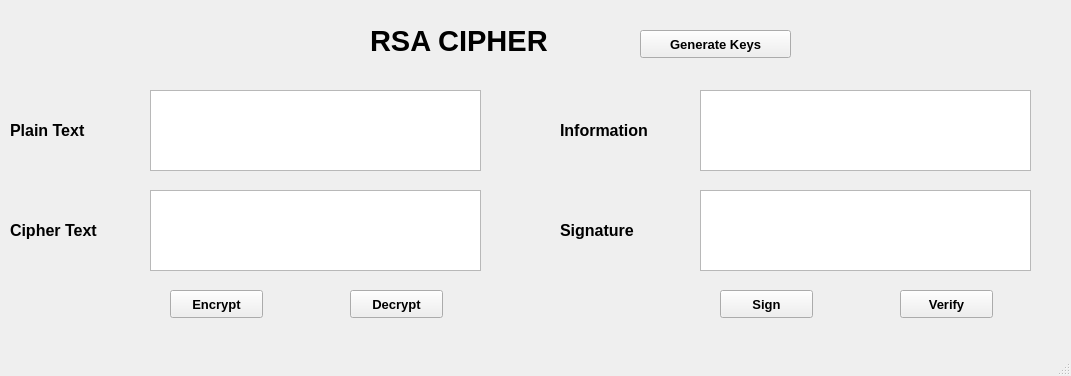
<?xml version="1.0" encoding="UTF-8"?>
<ui version="4.0">
 <class>MainWindow</class>
 <widget class="QMainWindow" name="MainWindow">
  <property name="geometry">
   <rect>
    <x>0</x>
    <y>0</y>
    <width>1071</width>
    <height>376</height>
   </rect>
  </property>
  <property name="windowTitle">
   <string>MainWindow</string>
  </property>
  <widget class="QWidget" name="centralwidget">
   <widget class="QTextEdit" name="txt_cipher_text">
    <property name="geometry">
     <rect>
      <x>150</x>
      <y>190</y>
      <width>331</width>
      <height>81</height>
     </rect>
    </property>
   </widget>
   <widget class="QLabel" name="label_4">
    <property name="geometry">
     <rect>
      <x>10</x>
      <y>210</y>
      <width>131</width>
      <height>41</height>
     </rect>
    </property>
    <property name="font">
     <font>
      <pointsize>12</pointsize>
      <weight>75</weight>
      <bold>true</bold>
     </font>
    </property>
    <property name="text">
     <string>Cipher Text</string>
    </property>
   </widget>
   <widget class="QPushButton" name="btn_encrypt">
    <property name="geometry">
     <rect>
      <x>170</x>
      <y>290</y>
      <width>93</width>
      <height>28</height>
     </rect>
    </property>
    <property name="font">
     <font>
      <pointsize>10</pointsize>
      <weight>75</weight>
      <bold>true</bold>
     </font>
    </property>
    <property name="text">
     <string>Encrypt</string>
    </property>
   </widget>
   <widget class="QLabel" name="label_2">
    <property name="geometry">
     <rect>
      <x>10</x>
      <y>110</y>
      <width>121</width>
      <height>41</height>
     </rect>
    </property>
    <property name="font">
     <font>
      <pointsize>12</pointsize>
      <weight>75</weight>
      <bold>true</bold>
     </font>
    </property>
    <property name="text">
     <string>Plain Text</string>
    </property>
   </widget>
   <widget class="QLabel" name="label">
    <property name="geometry">
     <rect>
      <x>370</x>
      <y>0</y>
      <width>331</width>
      <height>81</height>
     </rect>
    </property>
    <property name="font">
     <font>
      <pointsize>22</pointsize>
      <weight>75</weight>
      <bold>true</bold>
     </font>
    </property>
    <property name="text">
     <string>RSA CIPHER</string>
    </property>
   </widget>
   <widget class="QTextEdit" name="txt_plain_text">
    <property name="geometry">
     <rect>
      <x>150</x>
      <y>90</y>
      <width>331</width>
      <height>81</height>
     </rect>
    </property>
   </widget>
   <widget class="QPushButton" name="btn_decrypt">
    <property name="geometry">
     <rect>
      <x>350</x>
      <y>290</y>
      <width>93</width>
      <height>28</height>
     </rect>
    </property>
    <property name="font">
     <font>
      <pointsize>10</pointsize>
      <weight>75</weight>
      <bold>true</bold>
     </font>
    </property>
    <property name="text">
     <string>Decrypt</string>
    </property>
   </widget>
   <widget class="QLabel" name="label_3">
    <property name="geometry">
     <rect>
      <x>560</x>
      <y>110</y>
      <width>131</width>
      <height>41</height>
     </rect>
    </property>
    <property name="font">
     <font>
      <pointsize>12</pointsize>
      <weight>75</weight>
      <bold>true</bold>
     </font>
    </property>
    <property name="text">
     <string>Information</string>
    </property>
   </widget>
   <widget class="QPushButton" name="btn_verify">
    <property name="geometry">
     <rect>
      <x>900</x>
      <y>290</y>
      <width>93</width>
      <height>28</height>
     </rect>
    </property>
    <property name="font">
     <font>
      <pointsize>10</pointsize>
      <weight>75</weight>
      <bold>true</bold>
     </font>
    </property>
    <property name="text">
     <string>Verify</string>
    </property>
   </widget>
   <widget class="QPushButton" name="btn_sign">
    <property name="geometry">
     <rect>
      <x>720</x>
      <y>290</y>
      <width>93</width>
      <height>28</height>
     </rect>
    </property>
    <property name="font">
     <font>
      <pointsize>10</pointsize>
      <weight>75</weight>
      <bold>true</bold>
     </font>
    </property>
    <property name="text">
     <string>Sign</string>
    </property>
   </widget>
   <widget class="QTextEdit" name="txt_info">
    <property name="geometry">
     <rect>
      <x>700</x>
      <y>90</y>
      <width>331</width>
      <height>81</height>
     </rect>
    </property>
   </widget>
   <widget class="QLabel" name="label_5">
    <property name="geometry">
     <rect>
      <x>560</x>
      <y>210</y>
      <width>131</width>
      <height>41</height>
     </rect>
    </property>
    <property name="font">
     <font>
      <pointsize>12</pointsize>
      <weight>75</weight>
      <bold>true</bold>
     </font>
    </property>
    <property name="text">
     <string>Signature</string>
    </property>
   </widget>
   <widget class="QTextEdit" name="txt_sign">
    <property name="geometry">
     <rect>
      <x>700</x>
      <y>190</y>
      <width>331</width>
      <height>81</height>
     </rect>
    </property>
   </widget>
   <widget class="QPushButton" name="btn_gen_keys">
    <property name="geometry">
     <rect>
      <x>640</x>
      <y>30</y>
      <width>151</width>
      <height>28</height>
     </rect>
    </property>
    <property name="font">
     <font>
      <pointsize>10</pointsize>
      <weight>75</weight>
      <bold>true</bold>
     </font>
    </property>
    <property name="text">
     <string>Generate Keys</string>
    </property>
   </widget>
  </widget>
  <widget class="QMenuBar" name="menubar">
   <property name="geometry">
    <rect>
     <x>0</x>
     <y>0</y>
     <width>1071</width>
     <height>26</height>
    </rect>
   </property>
  </widget>
  <widget class="QStatusBar" name="statusbar"/>
 </widget>
 <resources/>
 <connections/>
</ui>
